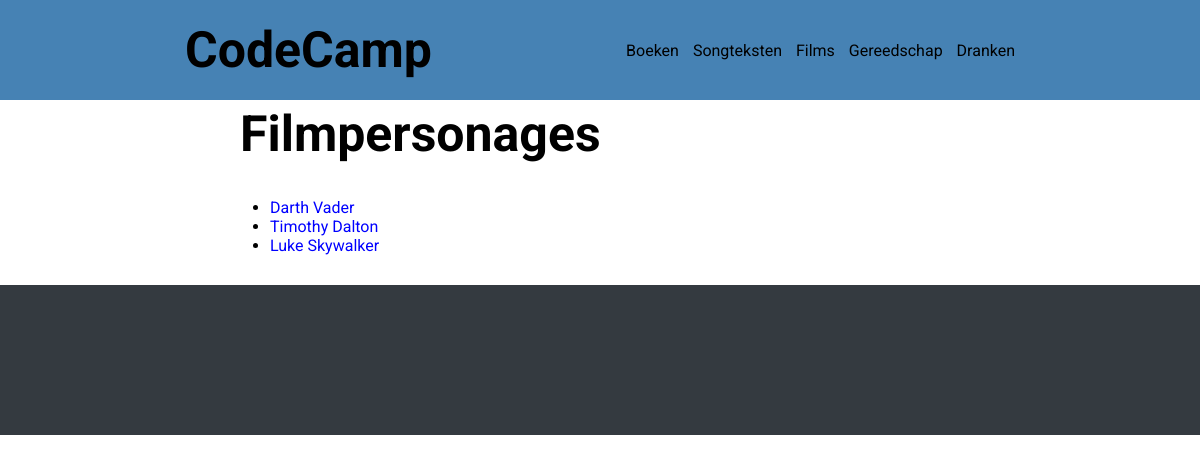
/filmpersonages/index.php, run on an earlier commit of the app's database.
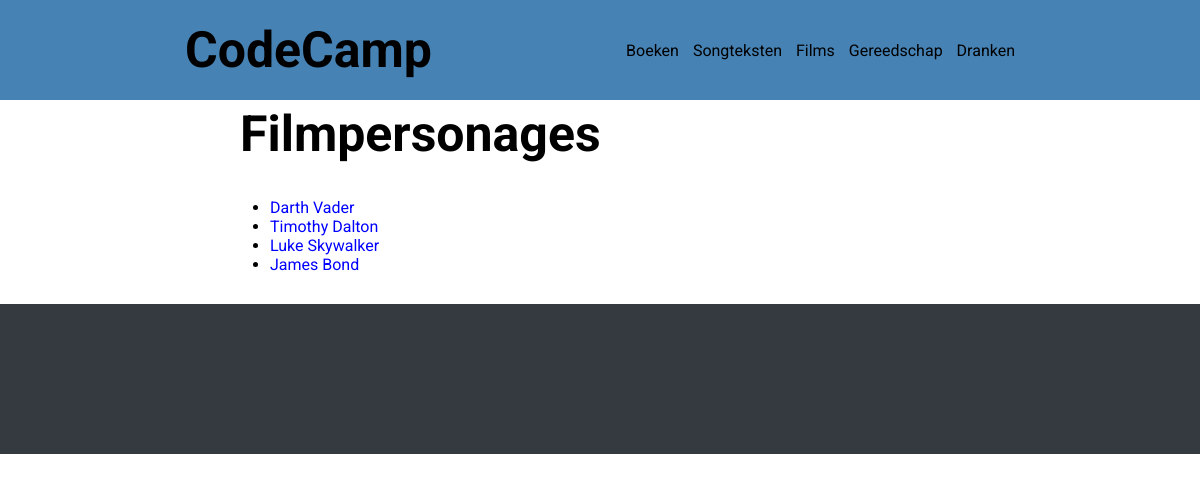
And on a later commit of the database.
### tables this page shows
CREATE TABLE `filmpersonages` (
  `id` int(11) NOT NULL,
  `naam` varchar(255) NOT NULL,
  `beschrijving` text NOT NULL,
  `kleur` varchar(255) DEFAULT NULL,
  `afbeelding` varchar(255) NULL
);

### filmpersonages/index.php (the view, shortened to what this page needs)
<!DOCTYPE html>
<html lang="en">
<head>
  <?php require_once '../head.php'; ?>
</head>
<?php
    require_once '../backend/conn.php';
    $query = 'SELECT * FROM filmpersonages';
    $statement = $conn->prepare($query);
    $statement->execute();
    $personages = $statement->fetchAll(PDO::FETCH_ASSOC);
?>
<body>
  <header>
    <?php require_once '../header.php'; ?>
  </header>
  <main>
    <div class="wrapper">
      <div class="sub-wrapper">
        <h1>Filmpersonages</h1>
        <div class="items">
          <ul>
            <?php foreach($personages as $personage): ?>
            <li>
              <a href="filmpersonage.php?id=<?php echo $personage['id']; ?>"><?php echo $personage['naam']; ?></a>
            </li>
            <?php endforeach; ?>
          </ul>
        </div>
      </div>
    </div>
  </main>
  <footer>
  </footer>
</body>
</html>

### head.php (shortened to what this page needs)
<link rel="stylesheet" href="<?php echo $base_url; ?>/css/main.css">

### header.php
<div class="header-wrapper">
    <div class="header-center">
        <a href="<?php echo $base_url; ?>/index.php">
            <h1>CodeCamp</h1>
        </a>
        <nav>
            <a href="<?php echo $base_url; ?>/boeken/index.php">Boeken</a>
            <a href="<?php echo $base_url; ?>/songteksten/index.php">Songteksten</a>
            <a href="<?php echo $base_url; ?>/films/index.php">Films</a>
            <a href="<?php echo $base_url; ?>/gereedschap/index.php">Gereedschap</a>
            <a href="<?php echo $base_url; ?>/dranken/index.php">Dranken</a>
        </nav>
    </div>
</div>

### CSS/main.css (style rules this page uses)
* { margin: 0; padding: 0; }
body { font-family: 'Roboto', sans-serif; }
a { text-decoration: none; color: blue; }
h1 { font-size: 50px; }
.wrapper { margin: 0 auto; width: 60%; }
h1 { margin: 5px 0 }
.header-wrapper { height: 100px; background-color: #4682b4; }
.header-center { width: 70%; height: 100%; margin: 0 auto; display: flex; align-items: center; justify-content: space-between; }
.header-center h1 { font-size: 50px; }
.header-center a { text-decoration: none; color: black; padding: 0 5px; }
footer { height: 150px; color: #fff; background-color: #343a40; margin-top: 30px; }
.sub-wrapper ul { margin: 30px 0 0 30px }
.items a { text-decoration: none; padding: 0 0 10px; }
.items { display: flex; flex-direction: column; }

What changed in the data, as far as the page shows it:
added filmpersonages: naam "James Bond"
